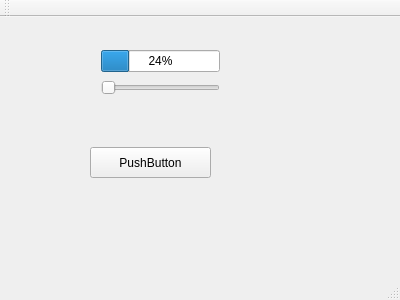
<?xml version="1.0" encoding="UTF-8"?>
<ui version="4.0">
 <class>MainWindow</class>
 <widget class="QMainWindow" name="MainWindow">
  <property name="geometry">
   <rect>
    <x>0</x>
    <y>0</y>
    <width>400</width>
    <height>300</height>
   </rect>
  </property>
  <property name="windowTitle">
   <string>MainWindow</string>
  </property>
  <widget class="QWidget" name="centralWidget">
   <widget class="QPushButton" name="pushButton">
    <property name="geometry">
     <rect>
      <x>90</x>
      <y>130</y>
      <width>121</width>
      <height>31</height>
     </rect>
    </property>
    <property name="text">
     <string>PushButton</string>
    </property>
   </widget>
   <widget class="QWidget" name="">
    <property name="geometry">
     <rect>
      <x>90</x>
      <y>20</y>
      <width>141</width>
      <height>71</height>
     </rect>
    </property>
    <layout class="QVBoxLayout" name="verticalLayout">
     <item>
      <widget class="QProgressBar" name="progressBar">
       <property name="value">
        <number>24</number>
       </property>
      </widget>
     </item>
     <item>
      <widget class="QSlider" name="horizontalSlider">
       <property name="orientation">
        <enum>Qt::Horizontal</enum>
       </property>
      </widget>
     </item>
    </layout>
   </widget>
  </widget>
  <widget class="QMenuBar" name="menuBar">
   <property name="geometry">
    <rect>
     <x>0</x>
     <y>0</y>
     <width>400</width>
     <height>17</height>
    </rect>
   </property>
  </widget>
  <widget class="QToolBar" name="mainToolBar">
   <attribute name="toolBarArea">
    <enum>TopToolBarArea</enum>
   </attribute>
   <attribute name="toolBarBreak">
    <bool>false</bool>
   </attribute>
  </widget>
  <widget class="QStatusBar" name="statusBar"/>
 </widget>
 <layoutdefault spacing="6" margin="11"/>
 <resources/>
 <connections/>
</ui>
